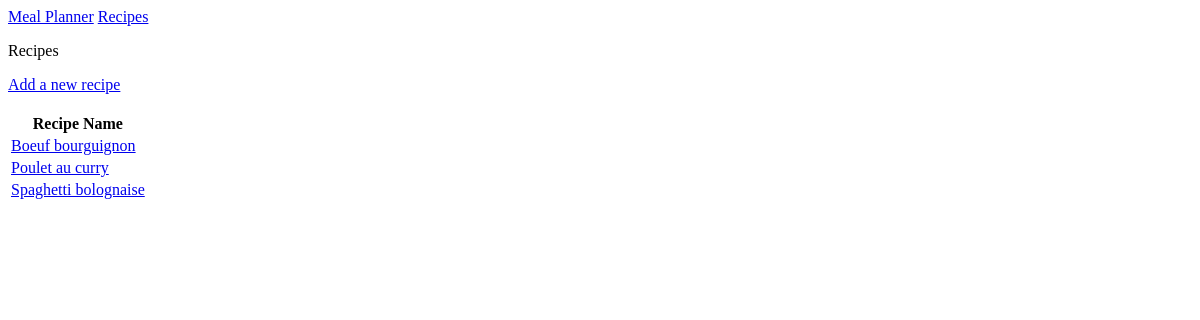
Page /recipes/ on the earlier database version.
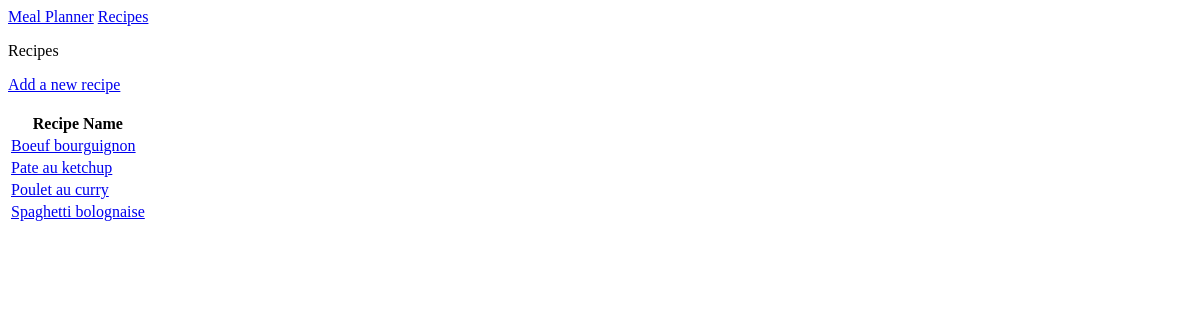
Same page on the later database version.
### meal_planners/models.py (models this page shows)
class Recipe(models.Model):
    name = models.CharField(max_length=200)
    date_added = models.DateTimeField(auto_now_add=True)
    def __str__(self):
        return self.name

### meal_planners/views.py (the view)
# urls.py: path('recipes/', views.recipes, name = 'recipes'),
def recipes(request):
    recipes = Recipe.objects.order_by('name')
    context = {'recipes' : recipes}
    return render(request, 'meal_planners/recipes.html', context)

### meal_planners/templates/meal_planners/recipes.html (shortened to what this page needs)
{%extends "meal_planners/base.html" %}
{% block content %}
    <p>Recipes</p>
    <a href="{% url 'meal_planners:new_recipe'%}">Add a new recipe</a>
    <table>
        <tr>
            <th>Recipe Name</th>
        </tr>
        {% for recipe in recipes %}
            <tr>
                <td><a href="{% url 'meal_planners:recipe' recipe.id %}">{{ recipe }}</a></td>
            </tr>
        {% empty %}
            <tr>
                <td>No recipe added yet</td>
            </tr>
        {% endfor %}
    </table>
{% endblock content %}

Differences in the rows shown:
added Recipe: name "Pate au ketchup"
